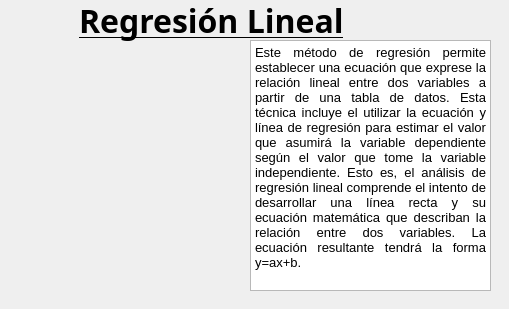
    <widget class="QWidget" name="page_7">
     <widget class="QLabel" name="label_7">
      <property name="geometry">
       <rect>
        <x>79</x>
        <y>0</y>
        <width>341</width>
        <height>41</height>
       </rect>
      </property>
      <property name="font">
       <font>
        <family>Cilica</family>
        <pointsize>24</pointsize>
        <weight>75</weight>
        <bold>true</bold>
        <underline>true</underline>
       </font>
      </property>
      <property name="text">
       <string>Regresión Lineal</string>
      </property>
     </widget>
     <widget class="QTextBrowser" name="textBrowser_6">
      <property name="geometry">
       <rect>
        <x>250</x>
        <y>40</y>
        <width>241</width>
        <height>251</height>
       </rect>
      </property>
      <property name="styleSheet">
       <string notr="true">background-image: url(:/MM/BKGGrey.png);</string>
      </property>
      <property name="html">
       <string>&lt;!DOCTYPE HTML PUBLIC &quot;-//W3C//DTD HTML 4.0//EN&quot; &quot;http://www.w3.org/TR/REC-html40/strict.dtd&quot;&gt;
&lt;html&gt;&lt;head&gt;&lt;meta name=&quot;qrichtext&quot; content=&quot;1&quot; /&gt;&lt;style type=&quot;text/css&quot;&gt;
p, li { white-space: pre-wrap; }
&lt;/style&gt;&lt;/head&gt;&lt;body style=&quot; font-family:'MS Shell Dlg 2'; font-size:8.25pt; font-weight:400; font-style:normal;&quot;&gt;
&lt;p align=&quot;justify&quot; style=&quot; margin-top:0px; margin-bottom:0px; margin-left:0px; margin-right:0px; -qt-block-indent:0; text-indent:0px;&quot;&gt;&lt;span style=&quot; font-size:10pt;&quot;&gt;Este método de regresión permite establecer una ecuación que exprese la relación lineal entre dos variables a partir de una tabla de datos. Esta técnica incluye el utilizar la ecuación y línea de regresión para estimar el valor que asumirá la variable dependiente según el valor que tome la variable independiente. Esto es, el análisis de regresión lineal comprende el intento de desarrollar una línea recta y su ecuación matemática que describan la relación entre dos variables. La ecuación resultante tendrá la forma y=ax+b.&lt;/span&gt;&lt;/p&gt;&lt;/body&gt;&lt;/html&gt;</string>
      </property>
     </widget>
     <widget class="QLabel" name="label_27">
      <property name="geometry">
       <rect>
        <x>10</x>
        <y>40</y>
        <width>241</width>
        <height>251</height>
       </rect>
      </property>
      <property name="styleSheet">
       <string notr="true">background-image: url(:/MM/BKGWhite.png);</string>
      </property>
      <property name="text">
       <string/>
      </property>
      <property name="pixmap">
       <pixmap resource="imagenes.qrc">:/MM/06 RegLin.png</pixmap>
      </property>
      <property name="scaledContents">
       <bool>true</bool>
      </property>
     </widget>
     <widget class="QLabel" name="label_35">
      <property name="geometry">
       <rect>
        <x>0</x>
        <y>0</y>
        <width>500</width>
        <height>300</height>
       </rect>
      </property>
      <property name="text">
       <string/>
      </property>
      <property name="pixmap">
       <pixmap resource="imagenes.qrc">:/MM/00 Main BG5.png</pixmap>
      </property>
      <property name="scaledContents">
       <bool>true</bool>
      </property>
     </widget>
     <zorder>label_35</zorder>
     <zorder>label_7</zorder>
     <zorder>textBrowser_6</zorder>
     <zorder>label_27</zorder>
    </widget>
